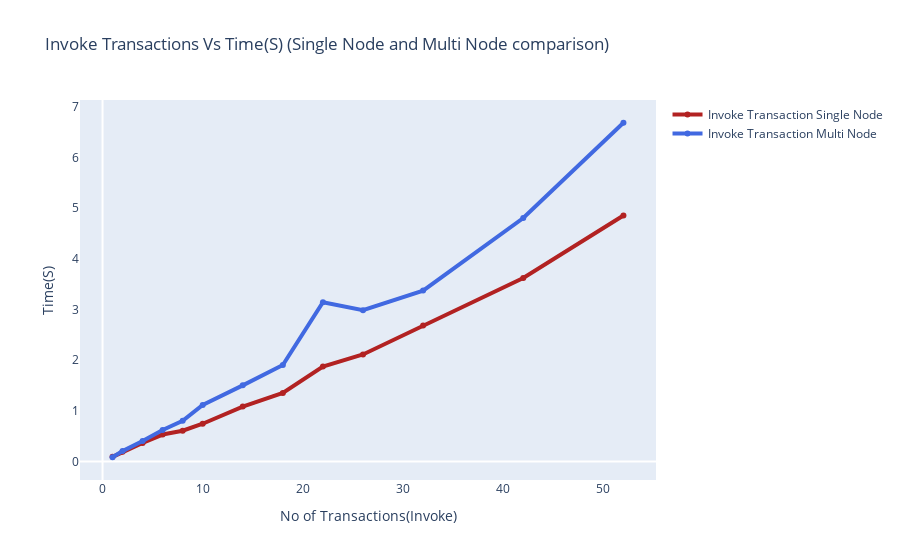

Write notebook code for a chart like this one.
### Code cell
fig = go.Figure()
fig.add_trace(go.Scatter(x=invoke['No_of_Transactions'], y=invoke['Time(S)'], name='Invoke Transaction Single Node',
                         line=dict(color='firebrick', width=4)))
fig.add_trace(go.Scatter(x=invoke_multi['No_of_Transactions'], y=invoke_multi['Time(S)'], name='Invoke Transaction Multi Node',
line=dict(color='royalblue', width=4)))
fig.update_layout(title='Invoke Transactions Vs Time(S) (Single Node and Multi Node comparison)',
                   xaxis_title='No of Transactions(Invoke)',
                   yaxis_title='Time(S)')
fig.update_layout(xaxis_showgrid=False, yaxis_showgrid=False)

### Figure 1 — Plotly figure (JSON) as saved in the notebook; plotly's stock layout.template omitted (floating-point values rounded to 4 significant figures)
{"data": [{"line": {"color": "firebrick", "width": 4}, "name": "Invoke Transaction Single Node", "type": "scatter", "x": [1, 2, 4, 6, 8, 10, 14, 18, 22, 26, 32, 42, 52], "y": [0.09271, 0.1911, 0.3675, 0.5324, 0.6078, 0.7451, 1.084, 1.351, 1.873, 2.112, 2.681, 3.62, 4.851]}, {"line": {"color": "royalblue", "width": 4}, "name": "Invoke Transaction Multi Node", "type": "scatter", "x": [1, 2, 4, 6, 8, 10, 14, 18, 22, 26, 32, 42, 52], "y": [0.08427, 0.2058, 0.4049, 0.6214, 0.8031, 1.115, 1.503, 1.902, 3.141, 2.986, 3.371, 4.803, 6.682]}], "layout": {"title": {"text": "Invoke Transactions Vs Time(S) (Single Node and Multi Node comparison)"}, "xaxis": {"showgrid": false, "title": {"text": "No of Transactions(Invoke)"}}, "yaxis": {"showgrid": false, "title": {"text": "Time(S)"}}}}
